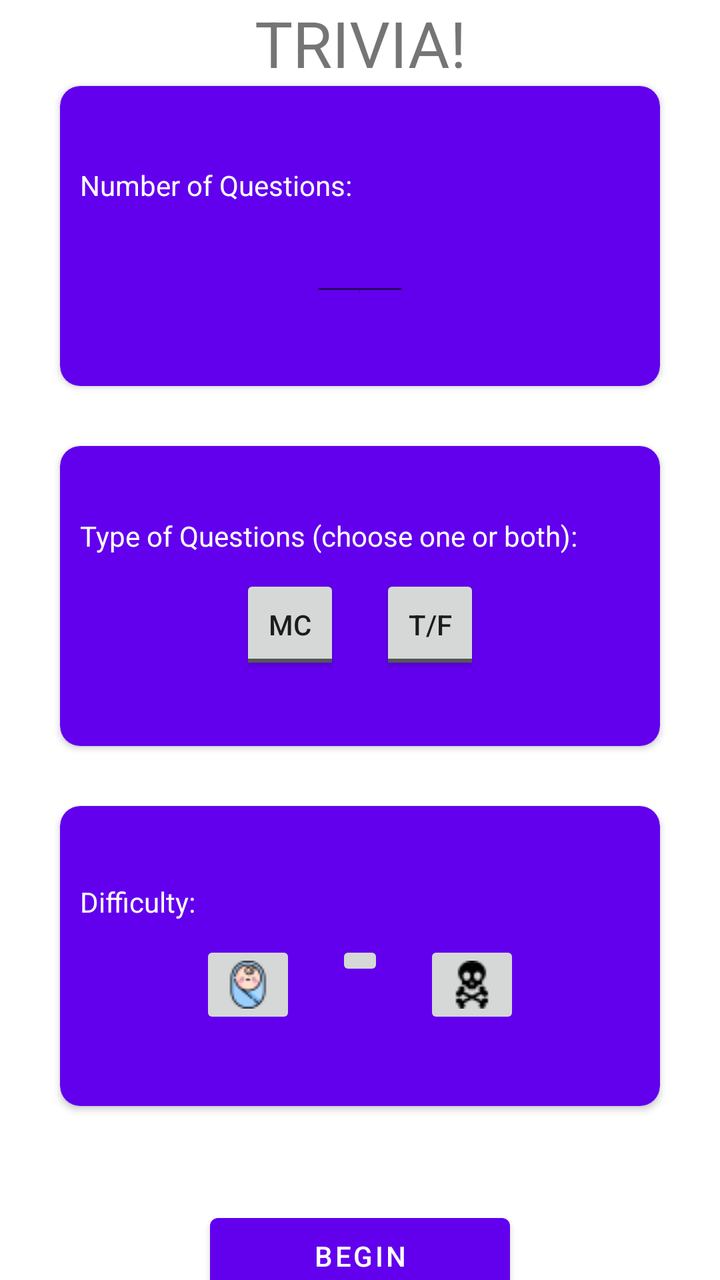
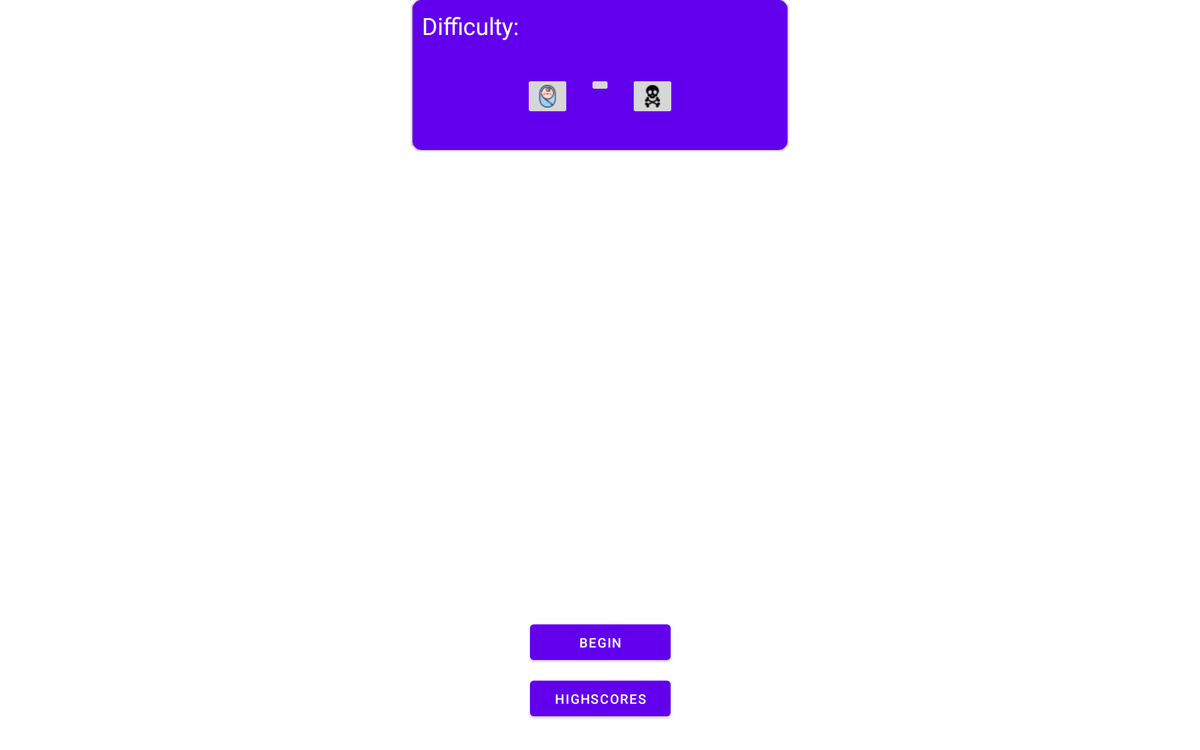

One screen, two layout resources from the same app: the default and the repository's alternative for another configuration. Each is rendered where Android would select it; the XML of both is given below.
<!-- AndroidManifest.xml: application theme Theme.MyApplication -->
<!-- res/layout/t_activity_trivia_landing.xml -->
<?xml version="1.0" encoding="utf-8"?>
<LinearLayout xmlns:android="http://schemas.android.com/apk/res/android"
    xmlns:card_view="http://schemas.android.com/apk/res-auto"
    android:layout_width="match_parent"
    android:layout_height="match_parent"
    android:background="@color/dark_grey"
    android:orientation="vertical">

    <include layout="@layout/t_common_header" />

    <androidx.cardview.widget.CardView
        android:layout_width="300dp"
        android:layout_height="150dp"
        android:layout_gravity="center"
        card_view:cardBackgroundColor="@color/purple_500"
        card_view:cardCornerRadius="10dp">

        <LinearLayout
            android:layout_width="match_parent"
            android:layout_height="wrap_content"
            android:layout_gravity="center"
            android:orientation="vertical">

            <TextView
                android:layout_width="wrap_content"
                android:layout_height="wrap_content"
                android:layout_margin="10dp"
                android:layout_marginBottom="20dp"
                android:text="@string/t_numQ_text"
                android:labelFor="@+id/t_num_qs"
                android:textColor="@color/white" />

            <EditText
                android:id="@+id/t_num_qs"
                android:layout_width="50dp"
                android:layout_height="wrap_content"
                android:layout_gravity="center"
                android:layout_marginBottom="10dp"
                android:drawableBottom="@color/black"
                android:inputType="number"
                android:textColor="@color/white"
                android:autofillHints="" />
        </LinearLayout>
    </androidx.cardview.widget.CardView>

    <androidx.cardview.widget.CardView
        android:layout_width="300dp"
        android:layout_height="150dp"
        android:layout_gravity="center"
        android:layout_marginTop="30dp"
        card_view:cardBackgroundColor="@color/purple_500"
        card_view:cardCornerRadius="10dp">

        <LinearLayout
            android:layout_width="match_parent"
            android:layout_height="wrap_content"
            android:layout_gravity="center"
            android:orientation="vertical">

            <TextView
                android:layout_width="wrap_content"
                android:layout_height="wrap_content"
                android:layout_margin="10dp"
                android:layout_marginBottom="20dp"
                android:text="@string/t_q_type_text"
                android:textColor="@color/white" />

            <LinearLayout
                android:layout_width="wrap_content"
                android:layout_height="wrap_content"
                android:layout_gravity="center"
                android:layout_marginBottom="10dp"
                android:orientation="horizontal">

                <ToggleButton
                    android:id="@+id/t_q_type_mc"
                    android:layout_width="50dp"
                    android:layout_height="50dp"
                    android:layout_gravity="center"
                    android:textAlignment="center"
                    android:textOff="@string/t_mc_btn_text"
                    android:textOn="@string/t_mc_btn_text" />

                <Space
                    android:layout_width="20dp"
                    android:layout_height="wrap_content" />

                <ToggleButton
                    android:id="@+id/t_q_type_tf"
                    android:layout_width="50dp"
                    android:layout_height="50dp"
                    android:layout_gravity="center"
                    android:textAlignment="center"
                    android:textOff="@string/t_tf_btn_text"
                    android:textOn="@string/t_tf_btn_text" />
            </LinearLayout>
        </LinearLayout>
    </androidx.cardview.widget.CardView>

    <androidx.cardview.widget.CardView
        android:layout_width="300dp"
        android:layout_height="150dp"
        android:layout_gravity="center"
        android:layout_marginTop="30dp"
        card_view:cardBackgroundColor="@color/purple_500"
        card_view:cardCornerRadius="10dp">

        <LinearLayout
            android:layout_width="match_parent"
            android:layout_height="wrap_content"
            android:layout_gravity="center"
            android:orientation="vertical">

            <TextView
                android:layout_width="wrap_content"
                android:layout_height="wrap_content"
                android:layout_margin="10dp"
                android:layout_marginBottom="20dp"
                android:text="@string/t_difficulty_text"
                android:textColor="@color/white" />

            <LinearLayout
                android:layout_width="wrap_content"
                android:layout_height="wrap_content"
                android:layout_gravity="center"
                android:layout_marginBottom="10dp"
                android:orientation="horizontal">

                <ImageButton
                    android:id="@+id/t_diff_easy_btn"
                    android:layout_width="wrap_content"
                    android:layout_height="wrap_content"
                    android:src="@drawable/easy"
                    android:contentDescription="@string/t_easy_diff_content_desc"/>

                <Space
                    android:layout_width="20dp"
                    android:layout_height="wrap_content" />

                <ImageButton
                    android:id="@+id/t_diff_med_btn"
                    android:layout_width="wrap_content"
                    android:layout_height="wrap_content"
                    android:contentDescription="@string/t_med_diff_content_desc"
                    android:src="@drawable/med" />

                <Space
                    android:layout_width="20dp"
                    android:layout_height="wrap_content" />

                <ImageButton
                    android:id="@+id/t_diff_hard_btn"
                    android:layout_width="wrap_content"
                    android:layout_height="wrap_content"
                    android:contentDescription="@string/t_hard_diff_content_desc"
                    android:src="@drawable/hard" />

            </LinearLayout>
        </LinearLayout>
    </androidx.cardview.widget.CardView>

    <Button
        android:id="@+id/t_begin_game_btn"
        android:layout_width="150dp"
        android:layout_height="50dp"
        android:layout_gravity="center"
        android:layout_marginTop="50dp"
        android:text="@string/t_begin_game_btn_text" />
</LinearLayout>
<!-- res/layout/t_common_header.xml (included above) -->
<?xml version="1.0" encoding="utf-8"?>
<merge
    xmlns:android="http://schemas.android.com/apk/res/android" android:layout_width="match_parent"
    android:layout_height="wrap_content">

    <TextView
        android:layout_width="match_parent"
        android:layout_height="wrap_content"
        android:text="@string/t_header_text"
        android:textAlignment="center"
        android:textAllCaps="true"
        android:textSize="32sp" />
</merge>
<!-- resources referenced by this layout -->
<resources>
  <color name="black">#FF000000</color>
  <color name="purple_500">#FF6200EE</color>
  <color name="white">#FFFFFFFF</color>
  <!-- drawable easy: png bitmap (drawable, 1372 bytes) -->
  <!-- drawable hard: png bitmap (drawable, 707 bytes) -->
  <string name="t_begin_game_btn_text">Begin</string>
  <string name="t_difficulty_text">Difficulty:</string>
  <string name="t_easy_diff_content_desc">Easy Mode Button: Swaddled Baby</string>
  <string name="t_hard_diff_content_desc">Hard Mode Button: Skull and Crossbones</string>
  <string name="t_header_text" translatable="false">Trivia!</string>
  <string name="t_mc_btn_text">MC</string>
  <string name="t_med_diff_content_desc">Medium Mode Button: Happy Face</string>
  <string name="t_numQ_text">Number of Questions:</string>
  <string name="t_q_type_text">Type of Questions (choose one or both):</string>
  <string name="t_tf_btn_text">T/F</string>
  <style name="Theme.MyApplication" parent="Theme.MaterialComponents.DayNight.DarkActionBar">
          
          <item name="colorPrimary">@color/purple_500</item>
          <item name="colorPrimaryVariant">@color/black</item>
          <item name="colorOnPrimary">@color/white</item>
          
          <item name="colorSecondary">@color/teal_200</item>
          <item name="colorSecondaryVariant">@color/teal_700</item>
          <item name="colorOnSecondary">@color/black</item>
          
          <item name="android:statusBarColor" tools:targetApi="l">?attr/colorPrimaryVariant</item>
  
          
          <item name="windowActionBar">true</item>
          <item name="windowNoTitle">true</item>
          
      </style>
  <color name="teal_200">#FF03DAC5</color>
  <color name="teal_700">#FF018786</color>
</resources>
<!-- res/layout-sw720dp/t_activity_trivia_landing.xml (the repository's variant of the layout above) -->
<!-- drawn on a large tablet held sideways -->
<?xml version="1.0" encoding="utf-8"?>
<androidx.constraintlayout.widget.ConstraintLayout xmlns:android="http://schemas.android.com/apk/res/android"
    xmlns:card_view="http://schemas.android.com/apk/res-auto"
    xmlns:tools="http://schemas.android.com/tools"
    android:layout_width="match_parent"
    android:layout_height="match_parent"
    android:background="@color/dark_grey"
    android:orientation="vertical">

    <include
        android:id="@+id/t_header"
        layout="@layout/t_common_header"
        android:layout_width="match_parent"
        android:layout_height="wrap_content" />

    <androidx.cardview.widget.CardView
        android:id="@+id/t_numQ_card"
        android:layout_width="0dp"
        android:layout_height="0dp"
        android:layout_marginTop="10dp"
        card_view:cardBackgroundColor="@color/purple_500"
        card_view:cardCornerRadius="10dp"
        card_view:layout_constraintBottom_toTopOf="@+id/t_qType_card"
        card_view:layout_constraintEnd_toEndOf="parent"
        card_view:layout_constraintHeight_default="percent"
        card_view:layout_constraintHeight_max="200dp"
        card_view:layout_constraintHeight_percent="0.2"
        card_view:layout_constraintStart_toStartOf="parent"
        card_view:layout_constraintTop_toBottomOf="@+id/t_header"
        card_view:layout_constraintWidth_default="percent"
        card_view:layout_constraintWidth_max="400dp"
        card_view:layout_constraintWidth_percent="0.7">

        <androidx.constraintlayout.widget.ConstraintLayout
            android:layout_width="match_parent"
            android:layout_height="match_parent"
            android:layout_marginVertical="10dp"
            android:orientation="vertical">

            <TextView
                android:id="@+id/t_numQ_text"
                android:layout_width="wrap_content"
                android:layout_height="wrap_content"
                android:layout_margin="10dp"
                android:layout_marginBottom="20dp"
                android:labelFor="@+id/t_num_qs"
                android:text="@string/t_numQ_text"
                android:textColor="@color/white"
                android:textSize="25sp"
                card_view:layout_constraintStart_toStartOf="parent"
                card_view:layout_constraintTop_toTopOf="parent" />

            <EditText
                android:id="@+id/t_num_qs"
                android:layout_width="50dp"
                android:layout_height="wrap_content"
                android:layout_marginVertical="10dp"
                android:autofillHints=""
                android:drawableBottom="@color/black"
                android:inputType="number"
                android:textColor="@color/white"
                android:textSize="25sp"
                card_view:layout_constraintBottom_toBottomOf="parent"
                card_view:layout_constraintEnd_toEndOf="parent"
                card_view:layout_constraintStart_toStartOf="parent"
                card_view:layout_constraintTop_toBottomOf="@+id/t_numQ_text" />
        </androidx.constraintlayout.widget.ConstraintLayout>
    </androidx.cardview.widget.CardView>

    <androidx.cardview.widget.CardView
        android:id="@+id/t_qType_card"
        android:layout_width="0dp"
        android:layout_height="0dp"
        android:layout_marginTop="20dp"
        card_view:cardBackgroundColor="@color/purple_500"
        card_view:cardCornerRadius="10dp"
        card_view:layout_constraintBottom_toTopOf="@id/t_difficulty_card"
        card_view:layout_constraintEnd_toEndOf="parent"
        card_view:layout_constraintHeight_default="percent"
        card_view:layout_constraintHeight_max="200dp"
        card_view:layout_constraintHeight_percent="0.2"
        card_view:layout_constraintStart_toStartOf="parent"
        card_view:layout_constraintTop_toBottomOf="@+id/t_numQ_card"
        card_view:layout_constraintWidth_default="percent"
        card_view:layout_constraintWidth_max="400dp"
        card_view:layout_constraintWidth_percent="0.7">

        <androidx.constraintlayout.widget.ConstraintLayout
            android:layout_width="match_parent"
            android:layout_height="match_parent"
            android:orientation="vertical">

            <TextView
                android:id="@+id/t_q_type_text"
                android:layout_width="0dp"
                android:layout_height="wrap_content"
                android:layout_margin="10dp"
                android:layout_marginBottom="20dp"
                android:text="@string/t_q_type_text"
                android:textColor="@color/white"
                android:textSize="25sp"
                card_view:layout_constraintStart_toStartOf="parent"
                card_view:layout_constraintEnd_toEndOf="parent"
                card_view:layout_constraintTop_toTopOf="parent" />

            <LinearLayout
                android:layout_width="wrap_content"
                android:layout_height="wrap_content"
                android:layout_marginVertical="10dp"
                android:orientation="horizontal"
                card_view:layout_constraintBottom_toBottomOf="parent"
                card_view:layout_constraintEnd_toEndOf="parent"
                card_view:layout_constraintStart_toStartOf="parent"
                card_view:layout_constraintTop_toBottomOf="@id/t_q_type_text">

                <ToggleButton
                    android:id="@+id/t_q_type_mc"
                    android:layout_width="50dp"
                    android:layout_height="50dp"
                    android:layout_gravity="center"
                    android:textAlignment="center"
                    android:textOff="@string/t_mc_btn_text"
                    android:textOn="@string/t_mc_btn_text" />

                <Space
                    android:layout_width="20dp"
                    android:layout_height="wrap_content" />

                <ToggleButton
                    android:id="@+id/t_q_type_tf"
                    android:layout_width="50dp"
                    android:layout_height="50dp"
                    android:layout_gravity="center"
                    android:textAlignment="center"
                    android:textOff="@string/t_tf_btn_text"
                    android:textOn="@string/t_tf_btn_text" />
            </LinearLayout>
        </androidx.constraintlayout.widget.ConstraintLayout>
    </androidx.cardview.widget.CardView>

    <androidx.cardview.widget.CardView
        android:id="@+id/t_difficulty_card"
        android:layout_width="0dp"
        android:layout_height="0dp"
        android:layout_marginTop="20dp"
        card_view:cardBackgroundColor="@color/purple_500"
        card_view:cardCornerRadius="10dp"
        card_view:layout_constraintBottom_toTopOf="@id/t_guideline"
        card_view:layout_constraintEnd_toEndOf="parent"
        card_view:layout_constraintHeight_default="percent"
        card_view:layout_constraintHeight_max="200dp"
        card_view:layout_constraintHeight_percent="0.2"
        card_view:layout_constraintStart_toStartOf="parent"
        card_view:layout_constraintTop_toBottomOf="@id/t_qType_card"
        card_view:layout_constraintWidth_default="percent"
        card_view:layout_constraintWidth_max="400dp"
        card_view:layout_constraintWidth_percent="0.7">

        <androidx.constraintlayout.widget.ConstraintLayout
            android:layout_width="match_parent"
            android:layout_height="match_parent"
            android:orientation="vertical">

            <TextView
                android:id="@+id/t_difficulty_text"
                android:layout_width="wrap_content"
                android:layout_height="wrap_content"
                android:layout_margin="10dp"
                android:layout_marginBottom="20dp"
                android:text="@string/t_difficulty_text"
                android:textColor="@color/white"
                android:textSize="25sp"
                card_view:layout_constraintStart_toStartOf="parent"
                card_view:layout_constraintTop_toTopOf="parent" />

            <LinearLayout
                android:layout_width="wrap_content"
                android:layout_height="wrap_content"
                android:layout_gravity="center"
                android:layout_marginVertical="10dp"
                android:orientation="horizontal"
                card_view:layout_constraintBottom_toBottomOf="parent"
                card_view:layout_constraintEnd_toEndOf="parent"
                card_view:layout_constraintStart_toStartOf="parent"
                card_view:layout_constraintTop_toBottomOf="@id/t_difficulty_text">

                <ImageButton
                    android:id="@+id/t_diff_easy_btn"
                    android:layout_width="wrap_content"
                    android:layout_height="wrap_content"
                    android:contentDescription="@string/t_easy_diff_content_desc"
                    android:src="@drawable/easy" />

                <Space
                    android:layout_width="20dp"
                    android:layout_height="wrap_content" />

                <ImageButton
                    android:id="@+id/t_diff_med_btn"
                    android:layout_width="wrap_content"
                    android:layout_height="wrap_content"
                    android:contentDescription="@string/t_med_diff_content_desc"
                    android:src="@drawable/med" />

                <Space
                    android:layout_width="20dp"
                    android:layout_height="wrap_content" />

                <ImageButton
                    android:id="@+id/t_diff_hard_btn"
                    android:layout_width="wrap_content"
                    android:layout_height="wrap_content"
                    android:contentDescription="@string/t_hard_diff_content_desc"
                    android:src="@drawable/hard" />

            </LinearLayout>
        </androidx.constraintlayout.widget.ConstraintLayout>
    </androidx.cardview.widget.CardView>

    <androidx.constraintlayout.widget.Guideline
        android:id="@+id/t_guideline"
        android:layout_width="wrap_content"
        android:layout_height="wrap_content"
        android:orientation="horizontal"
        card_view:layout_constraintGuide_percent="0.8" />

    <Button
        android:id="@+id/t_begin_game_btn"
        android:layout_width="150dp"
        android:layout_height="50dp"
        android:layout_gravity="center"
        android:layout_marginTop="20dp"
        android:text="@string/t_begin_game_btn_text"
        card_view:layout_constraintEnd_toEndOf="parent"
        card_view:layout_constraintStart_toStartOf="parent"
        card_view:layout_constraintTop_toBottomOf="@+id/t_guideline" />

    <Button
        android:id="@+id/t_go_to_leaderboards_btn"
        android:layout_width="150dp"
        android:layout_height="50dp"
        android:layout_gravity="center"
        android:layout_marginTop="10dp"
        android:text="@string/t_go_to_leaderboards"
        card_view:layout_constraintEnd_toEndOf="parent"
        card_view:layout_constraintStart_toStartOf="parent"
        card_view:layout_constraintTop_toBottomOf="@+id/t_begin_game_btn" />
</androidx.constraintlayout.widget.ConstraintLayout>
<!-- resources referenced by the variant -->
<!-- as a large tablet held sideways resolves them -->
<resources>
  <color name="black">#FF000000</color>
  <color name="purple_500">#FF6200EE</color>
  <color name="white">#FFFFFFFF</color>
  <!-- drawable easy: png bitmap (drawable, 1372 bytes) -->
  <!-- drawable hard: png bitmap (drawable, 707 bytes) -->
  <string name="t_begin_game_btn_text">Begin</string>
  <string name="t_difficulty_text">Difficulty:</string>
  <string name="t_easy_diff_content_desc">Easy Mode Button: Swaddled Baby</string>
  <string name="t_go_to_leaderboards">Highscores</string>
  <string name="t_hard_diff_content_desc">Hard Mode Button: Skull and Crossbones</string>
  <string name="t_header_text" translatable="false">Trivia!</string>
  <string name="t_mc_btn_text">MC</string>
  <string name="t_med_diff_content_desc">Medium Mode Button: Happy Face</string>
  <string name="t_numQ_text">Number of Questions:</string>
  <string name="t_q_type_text">Type of Questions (choose one or both):</string>
  <string name="t_tf_btn_text">T/F</string>
  <style name="Theme.MyApplication" parent="Theme.MaterialComponents.DayNight.DarkActionBar">
          
          <item name="colorPrimary">@color/purple_500</item>
          <item name="colorPrimaryVariant">@color/black</item>
          <item name="colorOnPrimary">@color/white</item>
          
          <item name="colorSecondary">@color/teal_200</item>
          <item name="colorSecondaryVariant">@color/teal_700</item>
          <item name="colorOnSecondary">@color/black</item>
          
          <item name="android:statusBarColor" tools:targetApi="l">?attr/colorPrimaryVariant</item>
  
          
          <item name="windowActionBar">true</item>
          <item name="windowNoTitle">true</item>
          
      </style>
  <color name="teal_200">#FF03DAC5</color>
  <color name="teal_700">#FF018786</color>
</resources>
